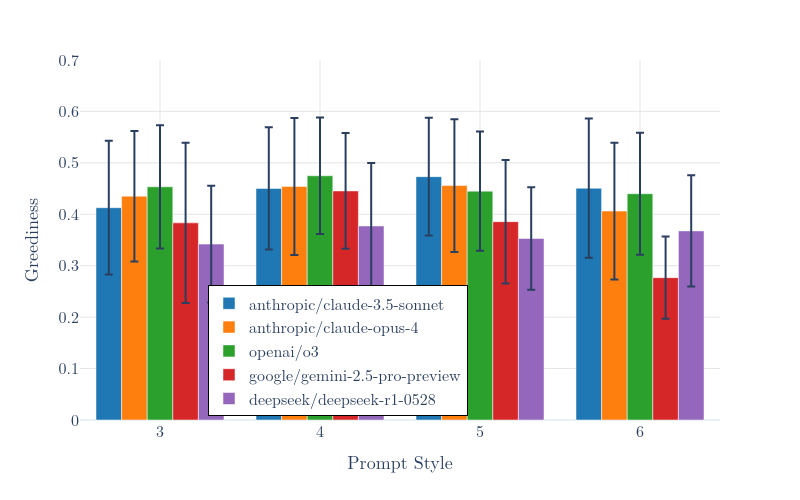

Notebook code for this chart:
### Code cell
import plotly.express as px
import plotly.io as pio

# dark colors
colors = ["#1f77b4", "#ff7f0e", "#2ca02c", "#d62728", "#9467bd", "#8c564b", "#e377c2", "#7f7f7f", "#bcbd22", "#17becf"]
models = results_df['model'].unique()

# Set default font to LaTeX-style serif
pio.templates["latex_white"] = pio.templates["plotly_white"].update({
    "layout": {
        "font": {
            "family": "Latin Modern Roman, Times New Roman, serif",
            "size": 16
        },
        "legend": {
            "bgcolor": "white",
            "bordercolor": "black",
            "borderwidth": 1,
            "x": 0.2,
            "y": 0.01
        },
        "xaxis": {
            "showgrid": True,
            "gridcolor": "#e5e5e5",
            "title_font": {"size": 18}
        },
        "yaxis": {
            "showgrid": True,
            "gridcolor": "#e5e5e5",
            "title_font": {"size": 18}
        },
        "plot_bgcolor": "white",
        "paper_bgcolor": "white"
    }
})
pio.templates.default = "latex_white"

# Bar chart with error bars
fig = px.bar(
    greediness_df,
    x="style",
    y="greediness_mean",
    color="model",
    barmode="group",
    error_y="greediness_std",
    color_discrete_sequence=colors,
    title=""
)

fig.update_layout(
    width=800,
    height=500,
    legend_title_text="",
    title_font=dict(size=22),
)

fig.update_xaxes(title_text="Prompt Style")
fig.update_yaxes(title_text="Greediness")

# yrange
fig.update_yaxes(range=[0, 0.7], dtick=0.1)

fig.show()

### Figure 1 — Plotly figure (JSON) as saved in the notebook; plotly's stock layout.template omitted (floating-point values rounded to 4 significant figures)
{"data": [{"alignmentgroup": "True", "error_y": {"array": [0.1301, 0.1189, 0.1145, 0.1354]}, "hovertemplate": "model=anthropic/claude-3.5-sonnet<br>style=%{x}<br>greediness_mean=%{y}<extra></extra>", "legendgroup": "anthropic/claude-3.5-sonnet", "marker": {"color": "#1f77b4", "pattern": {"shape": ""}}, "name": "anthropic/claude-3.5-sonnet", "offsetgroup": "anthropic/claude-3.5-sonnet", "orientation": "v", "showlegend": true, "textposition": "auto", "type": "bar", "x": ["3", "4", "5", "6"], "xaxis": "x", "y": [0.4128, 0.4502, 0.4732, 0.4507], "yaxis": "y"}, {"alignmentgroup": "True", "error_y": {"array": [0.1268, 0.1333, 0.1291, 0.1329]}, "hovertemplate": "model=anthropic/claude-opus-4<br>style=%{x}<br>greediness_mean=%{y}<extra></extra>", "legendgroup": "anthropic/claude-opus-4", "marker": {"color": "#ff7f0e", "pattern": {"shape": ""}}, "name": "anthropic/claude-opus-4", "offsetgroup": "anthropic/claude-opus-4", "orientation": "v", "showlegend": true, "textposition": "auto", "type": "bar", "x": ["3", "4", "5", "6"], "xaxis": "x", "y": [0.4352, 0.4541, 0.4559, 0.4063], "yaxis": "y"}, {"alignmentgroup": "True", "error_y": {"array": [0.1198, 0.1133, 0.1159, 0.1187]}, "hovertemplate": "model=openai/o3<br>style=%{x}<br>greediness_mean=%{y}<extra></extra>", "legendgroup": "openai/o3", "marker": {"color": "#2ca02c", "pattern": {"shape": ""}}, "name": "openai/o3", "offsetgroup": "openai/o3", "orientation": "v", "showlegend": true, "textposition": "auto", "type": "bar", "x": ["3", "4", "5", "6"], "xaxis": "x", "y": [0.4534, 0.4749, 0.445, 0.44], "yaxis": "y"}, {"alignmentgroup": "True", "error_y": {"array": [0.1556, 0.1127, 0.12, 0.07991]}, "hovertemplate": "model=google/gemini-2.5-pro-preview<br>style=%{x}<br>greediness_mean=%{y}<extra></extra>", "legendgroup": "google/gemini-2.5-pro-preview", "marker": {"color": "#d62728", "pattern": {"shape": ""}}, "name": "google/gemini-2.5-pro-preview", "offsetgroup": "google/gemini-2.5-pro-preview", "orientation": "v", "showlegend": true, "textposition": "auto", "type": "bar", "x": ["3", "4", "5", "6"], "xaxis": "x", "y": [0.3833, 0.4454, 0.3857, 0.2768], "yaxis": "y"}, {"alignmentgroup": "True", "error_y": {"array": [0.1136, 0.1223, 0.09955, 0.1082]}, "hovertemplate": "model=deepseek/deepseek-r1-0528<br>style=%{x}<br>greediness_mean=%{y}<extra></extra>", "legendgroup": "deepseek/deepseek-r1-0528", "marker": {"color": "#9467bd", "pattern": {"shape": ""}}, "name": "deepseek/deepseek-r1-0528", "offsetgroup": "deepseek/deepseek-r1-0528", "orientation": "v", "showlegend": true, "textposition": "auto", "type": "bar", "x": ["3", "4", "5", "6"], "xaxis": "x", "y": [0.3421, 0.3773, 0.353, 0.3677], "yaxis": "y"}], "layout": {"barmode": "group", "height": 500, "legend": {"title": {"text": ""}, "tracegroupgap": 0}, "margin": {"t": 60}, "title": {"font": {"size": 22}}, "width": 800, "xaxis": {"anchor": "y", "domain": [0, 1], "title": {"text": "Prompt Style"}}, "yaxis": {"anchor": "x", "domain": [0, 1], "dtick": 0.1, "range": [0, 0.7], "title": {"text": "Greediness"}}}}
